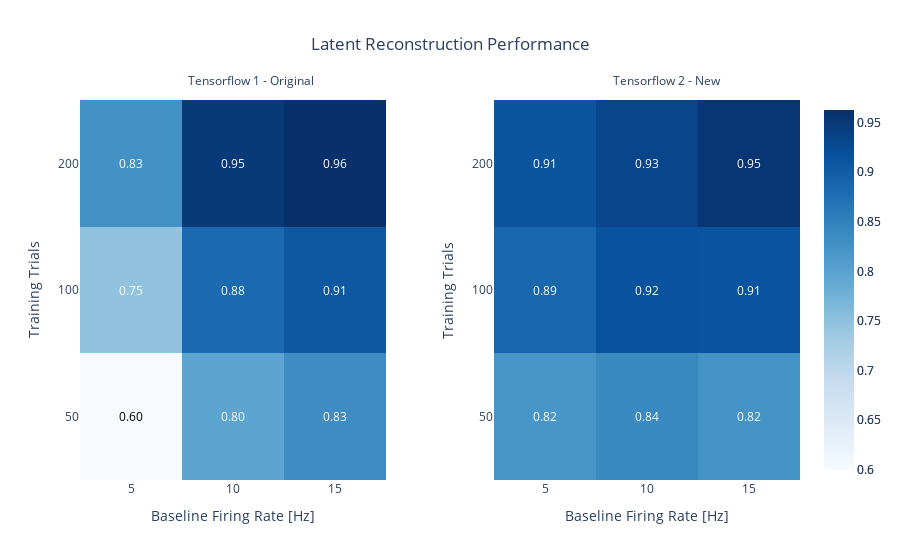
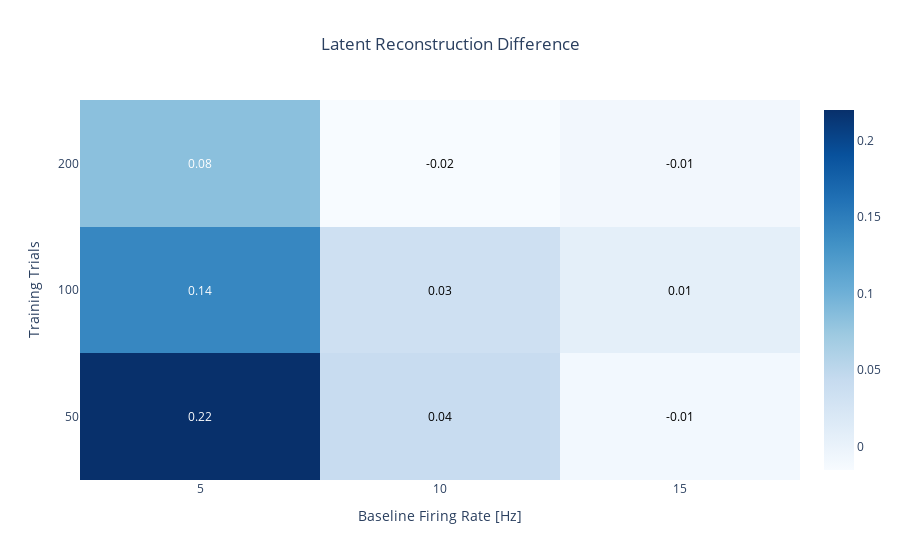

Notebook code for these charts, in order:
### Code cell
col_switch_pct = 0.3

new_avg_r2 = pd.pivot_table(new_df, values='test_r2', index=['trials'],
                                    columns=['baseline_rate'], aggfunc=np.mean)
old_avg_r2 = pd.pivot_table(old_df, values='test_r2', index=['trials'],
                                    columns=['baseline_rate'], aggfunc=np.mean)

zmin=min([new_avg_r2.values.min(), old_avg_r2.values.min()])
zmax=max([new_avg_r2.values.max(), old_avg_r2.values.max()])
text_func=np.vectorize(lambda x: '%.1f' % x)
fig = make_subplots(rows=1, cols=2, horizontal_spacing=0.15)

fig.add_trace(
    go.Heatmap(
        z=old_avg_r2.values,
        x=['%d' % (x) for x in old_avg_r2.columns.tolist()],
        y=['%d' % (x) for x in old_avg_r2.index.tolist()],
        colorscale='Blues',
        zmin=zmin,
        zmax=zmax),
    row=1, col=1
)

fig.add_trace(
    go.Heatmap(
        z=new_avg_r2.values,
        x=['%d' % (x) for x in new_avg_r2.columns.tolist()],
        y=['%d' % (x) for x in new_avg_r2.index.tolist()],
        colorscale='Blues',
        zmin=zmin,
        zmax=zmax),
    row=1, col=2
)

col_switch = max(np.max(old_avg_r2.values), np.max(new_avg_r2.values)) * col_switch_pct + \
    min(np.min(old_avg_r2.values), np.min(new_avg_r2.values)) * (1-col_switch_pct)

fig.update_layout(
    title_text='Latent Reconstruction Performance', title_x=0.5,
    annotations=[
    dict(
        showarrow=False,
        x=iy,
        y=ix,
        xref='x1',
        font=dict(color='white' if 
                  (old_avg_r2.iloc[ix, iy]) > col_switch
                  else 'black', size=12),
        text='%.2f' % (old_avg_r2.iloc[ix, iy])) 
        for ix,iy in np.ndindex(old_avg_r2.values.shape)] + [
    dict(
        showarrow=False,
        x=iy,
        y=ix,
        xref='x2',
        font=dict(color='white' if 
                  (new_avg_r2.iloc[ix, iy]) > col_switch
                  else 'black', size=12),
        text='%.2f' % (new_avg_r2.iloc[ix, iy])) 
        for ix,iy in np.ndindex(new_avg_r2.values.shape)] +
    [
        dict(
            showarrow=False,
            xref='x domain',
            x=0.77,
            yref='y domain',
            y=1.08,
            text='Tensorflow 1 - Original'),
        dict(
            showarrow=False,
            xref='x domain',
            x=2.1,
            yref='y domain',
            y=1.08,
            text='Tensorflow 2 - New'),
    ])
fig['layout']['xaxis1'].update(title='Baseline Firing Rate [Hz]')
fig['layout']['xaxis2'].update(title='Baseline Firing Rate [Hz]')
fig['layout']['yaxis1'].update(title='Training Trials')
fig['layout']['yaxis2'].update(title='Training Trials')

fig_diff = make_subplots(rows=1, cols=1)

fig_diff.add_trace(
    go.Heatmap(
        z=new_avg_r2.values - old_avg_r2.values,
        colorscale='Blues',
        x=['%d' % (x) for x in new_avg_r2.columns.tolist()],
        y=['%d' % (x) for x in new_avg_r2.index.tolist()]),
    row=1, col=1
)

col_switch = np.max((new_avg_r2 - old_avg_r2).values) * col_switch_pct + \
    np.min((new_avg_r2 - old_avg_r2).values) * (1-col_switch_pct)
fig_diff.update_layout(
    title_text='Latent Reconstruction Difference', title_x=0.5,
    annotations=[
    dict(
        showarrow=False,
        x=iy,
        y=ix,
        xref='x1',
        font=dict(color='white' if 
                  (new_avg_r2.iloc[ix, iy] - old_avg_r2.iloc[ix, iy]) > col_switch
                  else 'black', size=12),
        text='%.2f' % (new_avg_r2.iloc[ix, iy] - old_avg_r2.iloc[ix, iy])) 
        for ix,iy in np.ndindex(old_avg_r2.values.shape)])
fig_diff['layout']['xaxis1'].update(title='Baseline Firing Rate [Hz]')
fig_diff['layout']['yaxis1'].update(title='Training Trials')

fig.show()
fig.write_image('results/lorenz_grid_lfads_new_vs_old/r2.pdf', width=700, height=440)

fig_diff.show()
fig_diff.write_image('results/lorenz_grid_lfads_new_vs_old/r2_diff.pdf', width=500, height=400)

### Figure 1 — Plotly figure (JSON) as saved in the notebook; plotly's stock layout.template omitted (floating-point values rounded to 4 significant figures)
{"data": [{"colorscale": [[0, "rgb(247,251,255)"], [0.125, "rgb(222,235,247)"], [0.25, "rgb(198,219,239)"], [0.375, "rgb(158,202,225)"], [0.5, "rgb(107,174,214)"], [0.625, "rgb(66,146,198)"], [0.75, "rgb(33,113,181)"], [0.875, "rgb(8,81,156)"], [1, "rgb(8,48,107)"]], "type": "heatmap", "x": ["5", "10", "15"], "xaxis": "x", "y": ["50", "100", "200"], "yaxis": "y", "z": [[0.5999, 0.7962, 0.8332], [0.7468, 0.8819, 0.9074], [0.8271, 0.9495, 0.9626]], "zmax": 0.9626, "zmin": 0.5999}, {"colorscale": [[0, "rgb(247,251,255)"], [0.125, "rgb(222,235,247)"], [0.25, "rgb(198,219,239)"], [0.375, "rgb(158,202,225)"], [0.5, "rgb(107,174,214)"], [0.625, "rgb(66,146,198)"], [0.75, "rgb(33,113,181)"], [0.875, "rgb(8,81,156)"], [1, "rgb(8,48,107)"]], "type": "heatmap", "x": ["5", "10", "15"], "xaxis": "x2", "y": ["50", "100", "200"], "yaxis": "y2", "z": [[0.8198, 0.8372, 0.8233], [0.888, 0.9157, 0.9141], [0.911, 0.9342, 0.9537]], "zmax": 0.9626, "zmin": 0.5999}], "layout": {"annotations": [{"font": {"color": "black", "size": 12}, "showarrow": false, "text": "0.60", "x": 0, "xref": "x", "y": 0}, {"font": {"color": "white", "size": 12}, "showarrow": false, "text": "0.80", "x": 1, "xref": "x", "y": 0}, {"font": {"color": "white", "size": 12}, "showarrow": false, "text": "0.83", "x": 2, "xref": "x", "y": 0}, {"font": {"color": "white", "size": 12}, "showarrow": false, "text": "0.75", "x": 0, "xref": "x", "y": 1}, {"font": {"color": "white", "size": 12}, "showarrow": false, "text": "0.88", "x": 1, "xref": "x", "y": 1}, {"font": {"color": "white", "size": 12}, "showarrow": false, "text": "0.91", "x": 2, "xref": "x", "y": 1}, {"font": {"color": "white", "size": 12}, "showarrow": false, "text": "0.83", "x": 0, "xref": "x", "y": 2}, {"font": {"color": "white", "size": 12}, "showarrow": false, "text": "0.95", "x": 1, "xref": "x", "y": 2}, {"font": {"color": "white", "size": 12}, "showarrow": false, "text": "0.96", "x": 2, "xref": "x", "y": 2}, {"font": {"color": "white", "size": 12}, "showarrow": false, "text": "0.82", "x": 0, "xref": "x2", "y": 0}, {"font": {"color": "white", "size": 12}, "showarrow": false, "text": "0.84", "x": 1, "xref": "x2", "y": 0}, {"font": {"color": "white", "size": 12}, "showarrow": false, "text": "0.82", "x": 2, "xref": "x2", "y": 0}, {"font": {"color": "white", "size": 12}, "showarrow": false, "text": "0.89", "x": 0, "xref": "x2", "y": 1}, {"font": {"color": "white", "size": 12}, "showarrow": false, "text": "0.92", "x": 1, "xref": "x2", "y": 1}, {"font": {"color": "white", "size": 12}, "showarrow": false, "text": "0.91", "x": 2, "xref": "x2", "y": 1}, {"font": {"color": "white", "size": 12}, "showarrow": false, "text": "0.91", "x": 0, "xref": "x2", "y": 2}, {"font": {"color": "white", "size": 12}, "showarrow": false, "text": "0.93", "x": 1, "xref": "x2", "y": 2}, {"font": {"color": "white", "size": 12}, "showarrow": false, "text": "0.95", "x": 2, "xref": "x2", "y": 2}, {"showarrow": false, "text": "Tensorflow 1 - Original", "x": 0.77, "xref": "x domain", "y": 1.08, "yref": "y domain"}, {"showarrow": false, "text": "Tensorflow 2 - New", "x": 2.1, "xref": "x domain", "y": 1.08, "yref": "y domain"}], "title": {"text": "Latent Reconstruction Performance", "x": 0.5}, "xaxis": {"anchor": "y", "domain": [0, 0.425], "title": {"text": "Baseline Firing Rate [Hz]"}}, "xaxis2": {"anchor": "y2", "domain": [0.575, 1], "title": {"text": "Baseline Firing Rate [Hz]"}}, "yaxis": {"anchor": "x", "domain": [0, 1], "title": {"text": "Training Trials"}}, "yaxis2": {"anchor": "x2", "domain": [0, 1], "title": {"text": "Training Trials"}}}}

### Figure 2 — Plotly figure (JSON) as saved in the notebook; plotly's stock layout.template omitted (floating-point values rounded to 4 significant figures)
{"data": [{"colorscale": [[0, "rgb(247,251,255)"], [0.125, "rgb(222,235,247)"], [0.25, "rgb(198,219,239)"], [0.375, "rgb(158,202,225)"], [0.5, "rgb(107,174,214)"], [0.625, "rgb(66,146,198)"], [0.75, "rgb(33,113,181)"], [0.875, "rgb(8,81,156)"], [1, "rgb(8,48,107)"]], "type": "heatmap", "x": ["5", "10", "15"], "xaxis": "x", "y": ["50", "100", "200"], "yaxis": "y", "z": [[0.2199, 0.04101, -0.009895], [0.1412, 0.03381, 0.00663], [0.08387, -0.0153, -0.008861]]}], "layout": {"annotations": [{"font": {"color": "white", "size": 12}, "showarrow": false, "text": "0.22", "x": 0, "xref": "x", "y": 0}, {"font": {"color": "black", "size": 12}, "showarrow": false, "text": "0.04", "x": 1, "xref": "x", "y": 0}, {"font": {"color": "black", "size": 12}, "showarrow": false, "text": "-0.01", "x": 2, "xref": "x", "y": 0}, {"font": {"color": "white", "size": 12}, "showarrow": false, "text": "0.14", "x": 0, "xref": "x", "y": 1}, {"font": {"color": "black", "size": 12}, "showarrow": false, "text": "0.03", "x": 1, "xref": "x", "y": 1}, {"font": {"color": "black", "size": 12}, "showarrow": false, "text": "0.01", "x": 2, "xref": "x", "y": 1}, {"font": {"color": "white", "size": 12}, "showarrow": false, "text": "0.08", "x": 0, "xref": "x", "y": 2}, {"font": {"color": "black", "size": 12}, "showarrow": false, "text": "-0.02", "x": 1, "xref": "x", "y": 2}, {"font": {"color": "black", "size": 12}, "showarrow": false, "text": "-0.01", "x": 2, "xref": "x", "y": 2}], "title": {"text": "Latent Reconstruction Difference", "x": 0.5}, "xaxis": {"anchor": "y", "domain": [0, 1], "title": {"text": "Baseline Firing Rate [Hz]"}}, "yaxis": {"anchor": "x", "domain": [0, 1], "title": {"text": "Training Trials"}}}}
